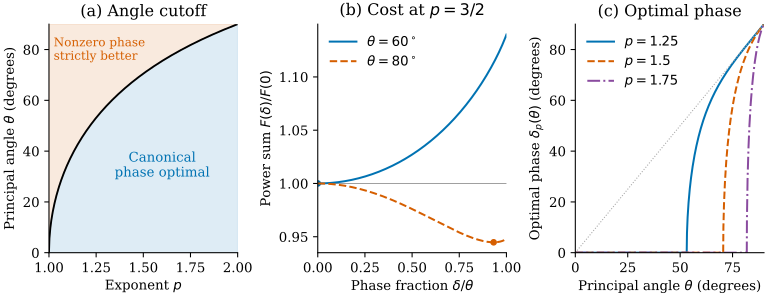

Python code for this plot:
"""Render the scalar phase diagram with NumPy, SciPy, and Matplotlib.

The numerical curves illustrate the results; they are not proof evidence.
"""
from pathlib import Path

import matplotlib

matplotlib.use("Agg")
import matplotlib.pyplot as plt
import numpy as np
from scipy.optimize import brentq


def critical_angle(p):
    return np.arccos((2 - p) / p)


def optimal_phase(p, theta):
    if theta <= critical_angle(p):
        return 0.0
    if p == 1.5:
        c = np.cos(theta)
        return np.arccos(c / (1 - 2 * c))
    eta = np.arccos(p * np.cos(theta) / (2 - p))

    def log_amplitude(t):
        return np.log(np.cos(t / 2)) + (p - 1) * np.log(2 * np.sin(t / 2))

    def balance(delta):
        return log_amplitude(theta + delta) - log_amplitude(theta - delta)

    return brentq(balance, eta, np.nextafter(theta, 0.0), xtol=5e-15, rtol=1e-14)


def power_sum(p, theta, delta):
    return (2 * np.sin((theta + delta) / 2)) ** p + (
        2 * np.sin((theta - delta) / 2)
    ) ** p


plt.rcParams.update(
    {"font.family": "DejaVu Serif", "font.size": 10, "axes.spines.top": False,
     "axes.spines.right": False, "pdf.fonttype": 42, "svg.fonttype": "none"}
)
fig, axes = plt.subplots(1, 3, figsize=(8, 3.1), layout="constrained")
blue, orange, purple = "#0072B2", "#D55E00", "#8A4B9F"
ps = np.linspace(1, 2, 401)
cutoffs = np.degrees(critical_angle(ps))
ax = axes[0]
ax.fill_between(ps, 0, cutoffs, color=blue, alpha=0.13)
ax.fill_between(ps, cutoffs, 90, color=orange, alpha=0.13)
ax.plot(ps, cutoffs, color="black", linewidth=1.4)
ax.text(1.6, 30, "Canonical\nphase optimal", ha="center", color=blue)
ax.text(1.025, 76, "Nonzero phase\nstrictly better", ha="left", color=orange, fontsize=9)
ax.set(xlim=(1, 2), ylim=(0, 90), xlabel=r"Exponent $p$",
       ylabel=r"Principal angle $\theta$ (degrees)", title="(a) Angle cutoff")

ax = axes[1]
fractions = np.linspace(0, 1, 501)
for degrees, color, style in [(60, blue, "-"), (80, orange, "--")]:
    theta = np.radians(degrees)
    costs = power_sum(1.5, theta, fractions * theta) / power_sum(1.5, theta, 0)
    ax.plot(fractions, costs, color=color, linestyle=style, label=rf"$\theta={degrees}^\circ$")
    delta = optimal_phase(1.5, theta)
    ax.plot(delta / theta, power_sum(1.5, theta, delta) / power_sum(1.5, theta, 0),
            "o", color=color, markersize=4)
ax.axhline(1, color="0.6", linewidth=0.7, zorder=0)
ax.set(xlim=(0, 1), xlabel=r"Phase fraction $\delta/\theta$",
       ylabel=r"Power sum $F(\delta)/F(0)$", title=r"(b) Cost at $p=3/2$")
ax.legend(frameon=False)

ax = axes[2]
angles = np.radians(np.linspace(0.1, 89.8, 600))
for p, color, style in [(1.25, blue, "-"), (1.5, orange, "--"), (1.75, purple, "-.")]:
    sample = np.sort(np.append(angles, critical_angle(p)))
    phases = np.array([optimal_phase(p, theta) for theta in sample])
    ax.plot(np.degrees(sample), np.degrees(phases), color=color, linestyle=style,
            label=rf"$p={p:g}$")
ax.plot([0, 90], [0, 90], ":", color="0.65", linewidth=0.8)
ax.set(xlim=(0, 90), ylim=(0, 90), xlabel=r"Principal angle $\theta$ (degrees)",
       ylabel=r"Optimal phase $\delta_p(\theta)$ (degrees)", title="(c) Optimal phase")
ax.legend(frameon=False, loc="upper left")
destination = Path(__file__).resolve().parent
for extension in ("pdf", "svg"):
    fig.savefig(destination / f"schatten_phase_diagram.{extension}")
